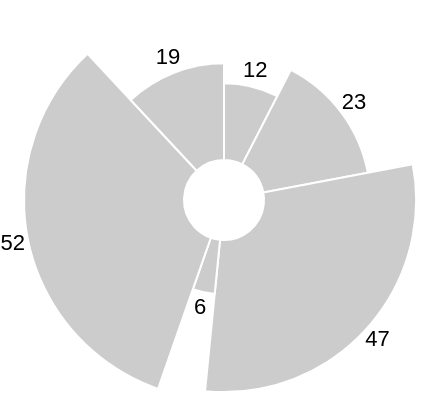

Write a Vega-Lite specification for this figure.
### Vega specification from a JSON file in a GitHub repository (floating-point values rounded to 4 significant figures)
{"$schema": "https://vega.github.io/schema/vega/v6.json", "description": "A basic radial plot that encodes two values as the angle and radius of an arc.", "width": 200, "height": 200, "data": [{"name": "table", "values": [12, 23, 47, 6, 52, 19], "transform": [{"type": "pie", "field": "data"}]}], "scales": [{"name": "r", "type": "sqrt", "domain": {"data": "table", "field": "data"}, "zero": true, "range": [20, 100]}], "marks": [{"type": "arc", "from": {"data": "table"}, "encode": {"enter": {"x": {"field": {"group": "width"}, "mult": 0.5}, "y": {"field": {"group": "height"}, "mult": 0.5}, "startAngle": {"field": "startAngle"}, "endAngle": {"field": "endAngle"}, "innerRadius": {"value": 20}, "outerRadius": {"scale": "r", "field": "data"}, "stroke": {"value": "#fff"}}, "update": {"fill": {"value": "#ccc"}}, "hover": {"fill": {"value": "pink"}}}}, {"type": "text", "from": {"data": "table"}, "encode": {"enter": {"x": {"field": {"group": "width"}, "mult": 0.5}, "y": {"field": {"group": "height"}, "mult": 0.5}, "radius": {"scale": "r", "field": "data", "offset": 8}, "theta": {"signal": "(datum.startAngle + datum.endAngle)/2"}, "fill": {"value": "#000"}, "align": {"value": "center"}, "baseline": {"value": "middle"}, "text": {"field": "data"}}}}]}
